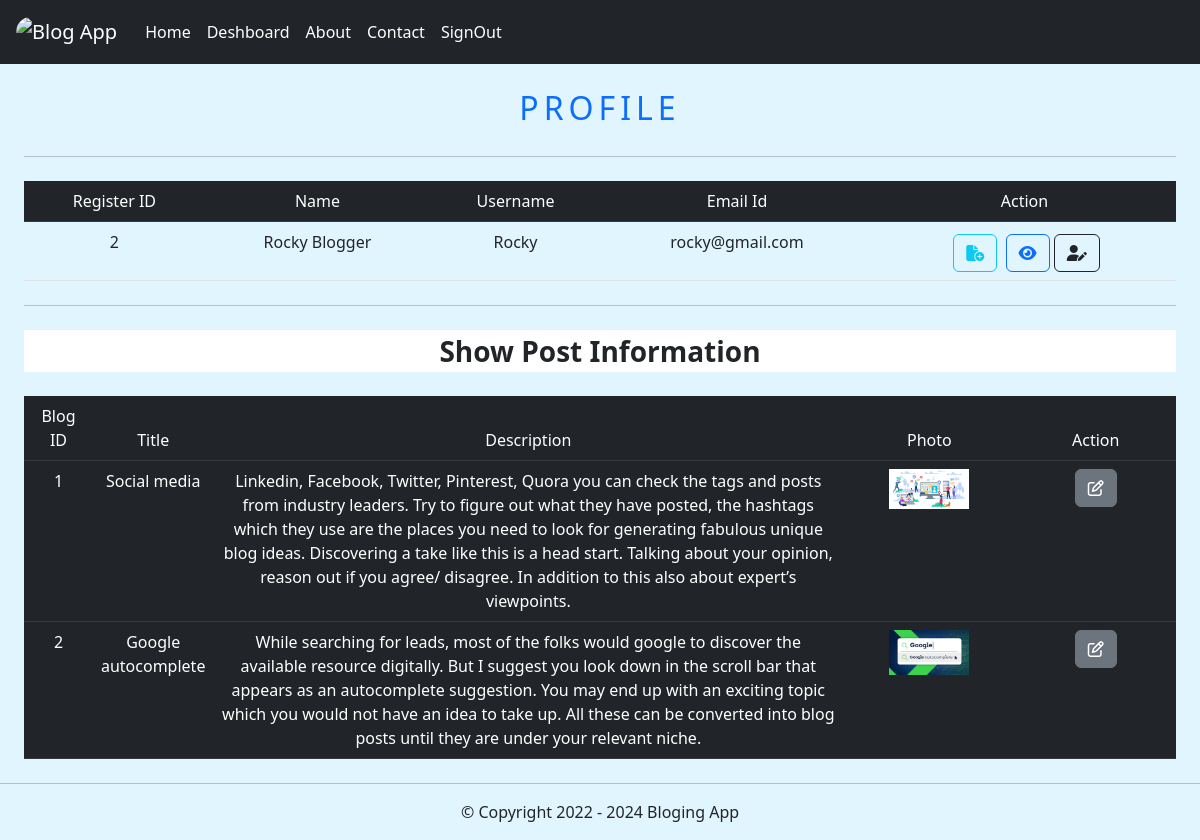
The page /deshboad/deshboad/ (signed in) on the database its author committed.
### dashboard/models.py (models this page shows)
class Posts(models.Model):
    title=models.CharField(max_length=150)
    discription=models.TextField()
    web_site=models.CharField(max_length=250,blank=True)
    date_time=models.DateTimeField(auto_now=True)
    modification=models.DateTimeField(auto_now=True)
    image = models.ImageField(upload_to='media/pictures',blank=True)
    author = models.ForeignKey(
                        settings.AUTH_USER_MODEL,
                        on_delete=models.CASCADE,
                        related_name = 'Posts',
                        )

### dashboard/views.py (the view)
# urls.py: path('deshboad/', deshboard, name="deshboad"),
def deshboard(request):
    if request.user.is_authenticated:
        user_data = User.objects.get(username=request.user.username)
        homedata = Posts.objects.filter(author = request.user)
        user=request.user
        full_name=user.get_full_name()
        gps=user.groups.all()
        data = {
            'post': homedata,
            'usser_data': user_data,
            'full_name':full_name,
            'group':gps
        }
        return render(request, "desh/deshboard.html", data)
    else:
        return redirect("login")

### dashboard/templates/desh/deshboard.html (shortened to what this page needs)
{% extends "core/base.html" %} {% block content %} {% load static %}
<link href="{% static 'css/deshcustom.css' %}" rel="stylesheet" />
<div class="container">
    <div class="section-title">
        <p class="text-primary  text-uppercase fs-2" style="letter-spacing: 5px;">Profile</p>
    </div>
</div>
<hr class="m-4">
<div class="m-4">
    <table class="table w-100 text-center" id="table_p">
        <thead class="table-dark">
            <tr>
                <td>Register ID</td>
                <td>Name</td>
                <td>Username</td>
                <td>Email Id</td>
                <td>Action</td>
            </tr>
        </thead>
        <tbody>
            <tr>
                <td>{{usser_data.id}}</td>
                <td>{{full_name}}</td>
                <td>{{usser_data.username}}</td>
                <td>{{usser_data.email}}</td>
                <td><a href="{% url 'add' %}" class="btn btn-outline-info mx-1 mt-1"><i class="fa-solid fa-file-circle-plus"></i></a>
                    <a href="{% url 'home' %}" class="btn btn-outline-primary mt-1"><i class="fa-sharp fa-solid fa-eye"></i></a>
                    <a href="{% url 'profileedit' usser_data.id %}" class="btn btn-outline-dark mt-1"><i class="fas fa-user-edit"></i></a>
                </td>
            </tr>
        </tbody>
    </table>
</div>
<hr class="m-4">
<p class="text-center fs-3 fw-bolder bg-white mx-4 my-4">Show Post Information</p>
{% if post %}
<div class="m-4">
    <table class="table w-100 text-center" id="table_p">
        <thead class="table-dark">
            <tr>
                <td scope="col" style="width: 6%;">Blog ID</td>
                <td scope="col" style="width: 10%;">Title</td>
                <td scope="col" style="width:55%">Description</td>
                <td scope="col" style="width:15%">Photo</td>
                <td scope="col" style="width: 15%;">Action</td>
            </tr>
        </thead>
        {% for p in post %}
        <tbody class="table-dark">
            <tr>
                <td>{{p.id}}</td>
                <td>{{p.title}}</td>
                <td>{{p.discription}}</td>
                <td><img src="/media/{{p.image}}" alt="image-error" style="width: 80px;"></td>
                <td>
                    <a href="{% url 'update' p.id %}" class="btn btn-secondary"><i class="fa-regular fa-pen-to-square"></i></a>
                </td>
            </tr>
        </tbody>
        {% endfor %}
    </table>
</div>
{% else %}
<p style="text-align: center;">No Blog Posted By You</p>
{% endif %} {% endblock %}

### dashboard/static/css/deshcustom.css (style rules this page uses)
body { background-color: gray; }
.section-title { text-align: center; margin-top: 20px; }

### dashboard/templates/desh/deshboard.html (style rules this page uses)
body { background-color: #e1f5fe; font-size: medium; }

### rows shown on the page
Posts: id "1", title "Social media", discription "Linkedin, Facebook, Twitter, Pinterest, Quora you can check the tags and posts from industry leaders. Try to figure out what they have posted, the hashtags which they use are the places you need to look for generating fabulous unique blog ideas. Discovering a take like this is a head start. Talking about your opinion, reason out if you agree/ disagree. In addition to this also about expert’s viewpoints.", image (picture)
Posts: id "2", title "Google autocomplete", discription "While searching for leads, most of the folks would google to discover the available resource digitally. But I suggest you look down in the scroll bar that appears as an autocomplete suggestion. You may end up with an exciting topic which you would not have an idea to take up. All these can be converted into blog posts until they are under your relevant niche.", image (picture)

### other values the page prints
{{ usser_data.id }} "2"
{{ full_name }} "Rocky Blogger"
{{ usser_data.username }} "Rocky"
{{ usser_data.email }} "rocky@gmail.com"
